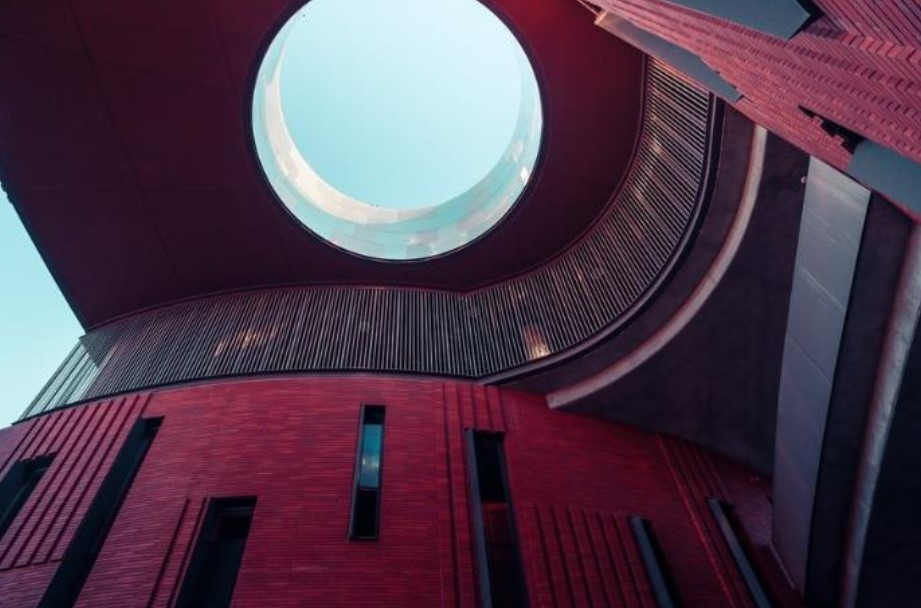
#> input picture SESSION-04/TASK-02/architecture1.jpg, 921 x 608 px
$ jupyter execute Task2.ipynb
#> lines starting #> are read from the running program, lines starting #| are printed output that depends on the picture
[cell 1]
import cv2
import numpy as np

def scale_and_rotate_image(img_path, scaling_factors, rotation_angles):
#> called with img_path = 'architecture1.jpg'
    img = cv2.imread(img_path)
#> img is the input picture: shape (608, 921, 3); mean B, G, R 76.4, 58.6, 80.3
    height, width = img.shape[:2]
#> height = 608; width = 921
    scaled_images = []
    for scale in scaling_factors:
        new_width = int(width * scale)
        new_height = int(height * scale)
        scaled_image = cv2.resize(img, (new_width, new_height))
        scaled_images.append(scaled_image)
        rotated_images = []
        for angle in rotation_angles:
            for scaled_image in scaled_images:
                center = (scaled_image.shape[1] // 2, scaled_image.shape[0] // 2)
                rotation_matrix = cv2.getRotationMatrix2D(center, angle, 1.0)
                rotated_image = cv2.warpAffine(scaled_image, rotation_matrix, (scaled_image.shape[1], scaled_image.shape[0]))
                rotated_images.append(rotated_image)
        return rotated_images
#> after the loop, scaled_images = 1 item

img_path = 'architecture1.jpg'
scaling_factors = [0.5, 2, 3]
rotation_angles = [45, 60]
result_images = scale_and_rotate_image(img_path, scaling_factors, rotation_angles)

cv2.imshow('Original image', cv2.imread(img_path))
for i, result_image in enumerate(result_images):
    cv2.imshow(f'Result {i+1}', result_image)
#> this loop made 2 passes
#> pass 1, `cv2.imshow(f'Result {i+1}', result_image)`:
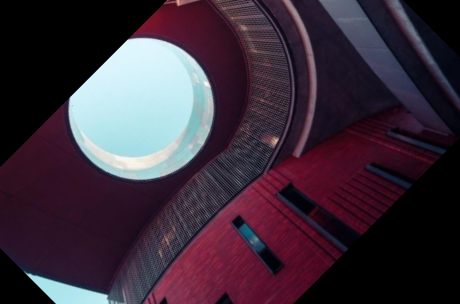
#> window 'Result 1': shape (304, 460, 3); mean B, G, R 58.6, 45.4, 60.4
#> pass 2, `cv2.imshow(f'Result {i+1}', result_image)`:
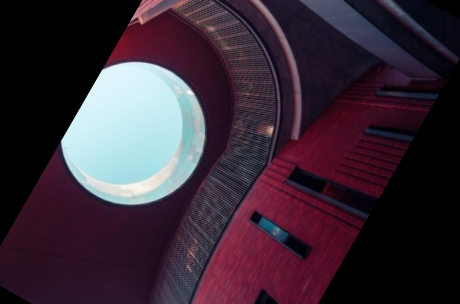
#> window 'Result 2': shape (304, 460, 3); mean B, G, R 54.3, 41.8, 57.5

cv2.waitKey(0)
cv2.destroyAllWindows()
